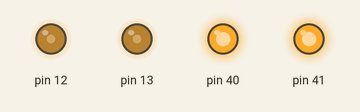
This sketch was run on a simulated Arduino Mega 2560, built with avr-gcc and run on an emulated ATmega2560. Parts: output pins drawn as LEDs (lit = HIGH).

Above: at 0.1 s.
Timing chart, 0 to 1.6 s (numbered marks = the images above):
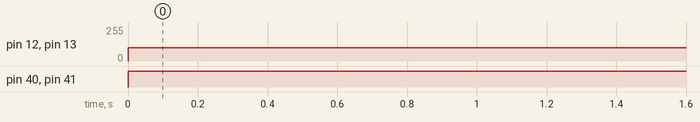

The sketch:

DC_motor.ino
```cpp
void setup() {
  pinMode(12,OUTPUT);
  pinMode(13,OUTPUT);
  pinMode(40,OUTPUT);
  pinMode(41,OUTPUT);
}

void loop() {
  digitalWrite(40,HIGH);
  analogWrite(13,100);
  digitalWrite(41,HIGH);
  analogWrite(12,100);

}
```

Measured:
- by itself, pin 12, pin 13: 0/255 → 100/255 at 0.00 s
- by itself, pin 40, pin 41: LOW → HIGH at 0.00 s
